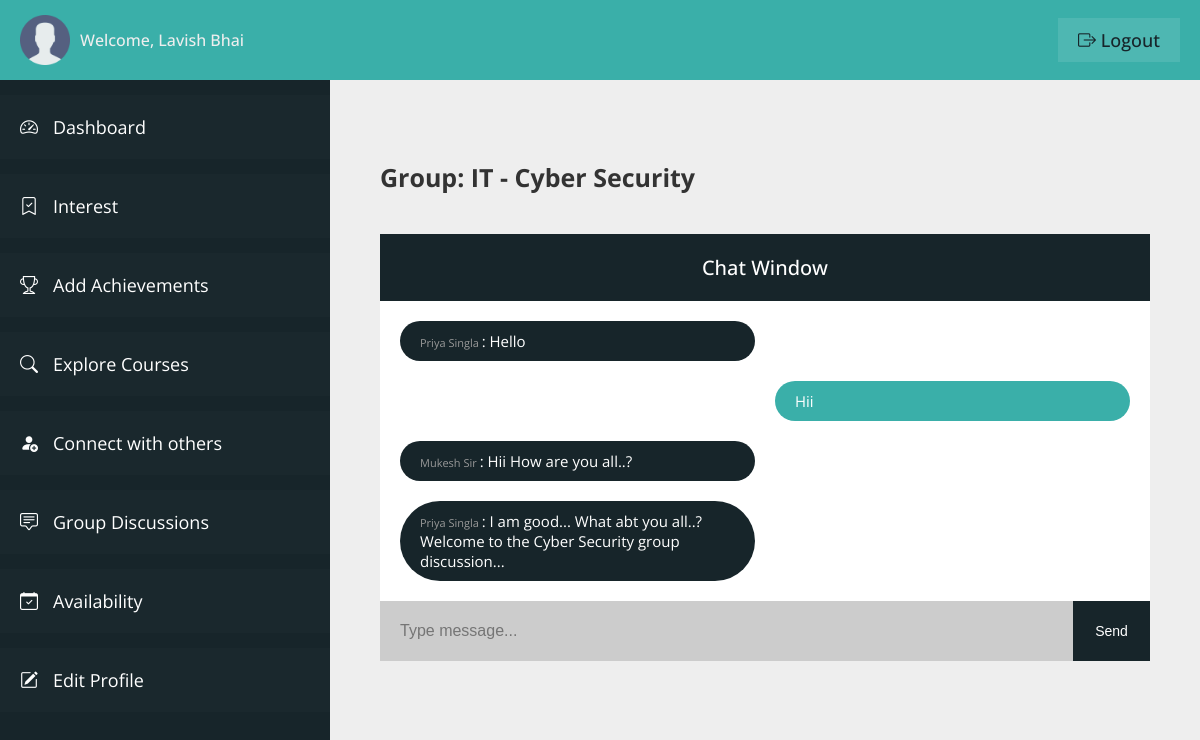
Page /student/group-discussion-window.php?gid=7&gf=IT&gd=Cyber Security (signed in) on the committed database.
### tables this page shows
CREATE TABLE `user_table` (
  `user_id` int(11) NOT NULL,
  `user_firstname` varchar(100) NOT NULL,
  `user_lastname` varchar(100) NOT NULL,
  `user_type` varchar(20) NOT NULL,
  `user_email` varchar(100) NOT NULL,
  `user_phone` varchar(10) NOT NULL,
  `user_password` varchar(100) NOT NULL,
  `user_createdon` datetime NOT NULL DEFAULT current_timestamp()
);

CREATE TABLE `group_chat` (
  `chat_id` int(11) NOT NULL,
  `group_id` int(11) NOT NULL,
  `message_from` int(11) NOT NULL,
  `message` varchar(1000) NOT NULL,
  `message_on` datetime NOT NULL DEFAULT current_timestamp()
);

### student/group-discussion-window.php (the view, shortened to what this page needs)
<?php
include "connection.php";
?>
<!DOCTYPE html>
<html lang="en">
<head>
    <link rel="stylesheet" href="css/style-dashboard.css">
    <link rel="stylesheet" href="https://cdn.jsdelivr.net/npm/bootstrap-icons@1.11.0/font/bootstrap-icons.css">
</head>
<body>
    <div class="container">
        <header class="header">
            <div class="header__left">
                <img src="img/user.png" class="user__header-user" alt="user">
                <span class="header__user-name">Welcome,
                    <?php
                    $q = "SELECT * FROM user_table WHERE user_id = '" . $_SESSION['userIdVce'] . "'";
                    $r = mysqli_query($con, $q);
                    if (mysqli_num_rows($r) > 0) {
                        $row = mysqli_fetch_array($r);
                        echo $row['user_firstname'] . ' ' . $row['user_lastname'];
                    }
                    ?>
                </span>
            </div>
            <div class="header__right">
                <a href="logout.php" class="header__user-logout"><i class="bi bi-box-arrow-right"></i> logout</a>
            </div>
        </header>
        <section class="sidebar">
            <ul class="sidebar__items">
                <a href="dashboard.php" class="sidebar__item-link">
                    <li class="sidebar__item">
                        <i class="bi bi-speedometer2"></i>
                        <span>Dashboard</span>
                    </li>
                </a>
                <a href="user-interest.php" class="sidebar__item-link">
                    <li class="sidebar__item">
                        <i class="bi bi-bookmark-check"></i>
                        <span>Interest</span>
                    </li>
                </a>
                <a href="user-achievements.php" class="sidebar__item-link">
                    <li class="sidebar__item">
                        <i class="bi bi-trophy"></i>
                        <span>Add Achievements</span>
                    </li>
                </a>
                <a href="explore-courses.php" class="sidebar__item-link">
                    <li class="sidebar__item">
                        <i class="bi bi-search"></i>
                        <span>Explore Courses</span>
                    </li>
                </a>
                <a href="connect.php" class="sidebar__item-link">
                    <li class="sidebar__item">
                        <i class="bi bi-person-fill-add"></i>
                        <span>Connect with others</span>
                    </li>
                </a>
                <a href="group-discussions.php" class="sidebar__item-link">
                    <li class="sidebar__item">
                        <i class="bi bi-chat-square-text"></i>
                        <span>Group Discussions</span>
                    </li>
                </a>
                <a href="user-availability.php" class="sidebar__item-link">
                    <li class="sidebar__item">
                        <i class="bi bi-calendar-check"></i>
                        <span>Availability</span>
                    </li>
                </a>
                <a href="profile.php" class="sidebar__item-link">
                    <li class="sidebar__item">
                        <i class="bi bi-pencil-square"></i>
                        <span>Edit Profile</span>
                    </li>
                </a>
            </ul>
        </section>
        <main class="main__content">
            <h3 class="user__name-chat">
                Group: <?php
                        echo $_GET['gf'] . " - " . $_GET['gd']; ?>
            </h3>
            <h4 class="user__chat-window">Chat Window</h4>
            <div class="user__chat-container">
                <div class="user__chat-area">
                    <?php
                    $qM = "SELECT * FROM `group_chat` WHERE group_id = '" . $_GET['gid'] . "'";
                    $rM = mysqli_query($con, $qM);
                    if (mysqli_num_rows($rM) > 0) {
                        while ($rowM = mysqli_fetch_array($rM)) {
                            if ($rowM['message_from'] == $_SESSION['userIdVce']) { ?>
                                <p></p>
                                <p class="user__chat-msg-sent">
                                    <?php echo $rowM['message']; ?>
                                </p>
                            <?php } else { ?>
                                <?php
                                $selectU = "SELECT * FROM `user_table` WHERE `user_id` = '" . $rowM['message_from'] . "'";
                                $queryU = mysqli_query($con, $selectU);
                                if (mysqli_num_rows($queryU) > 0) {
                                    while ($rowU = mysqli_fetch_array($queryU)) { ?>
                                        <p class="user__chat-msg-recieve">
                                            <a class="group__chat-user-link" href="connect-profile.php?profile=<?php echo $rowU['user_id'] ?>&fname=<?php echo $rowU['user_firstname']; ?>&lname=<?php echo $rowU['user_lastname']; ?>">
                                                <?php echo $rowU['user_firstname'] . " " . $rowU['user_lastname']; ?>
                                            </a>:
                                            <?php echo $rowM['message']; ?>
                                        </p>
                                        <p></p>
                                <?php }
                                }
                                ?>
                        <?php }
                        }
                    } else { ?>
                        <span>Start messaging...</span>
                    <?php }
                    ?>
                </div>
                <form action="<?php echo htmlspecialchars($_SERVER['REQUEST_URI']) ?>" method="post" class="user__chat-typing">
                    <input class="user_chat-input" type="text" placeholder="Type message..." name="u_msg" autocomplete="off">
                    <input type="submit" class="user__chat-btn" value="Send" name="msg_sent">
                </form>
            </div>
        </main>
    </div>
</body>
</html>

### student/css/style-dashboard.css (style rules this page uses)
:root { --color-primary: #3aafa9; --color-primary-dark: #2b7a78; --color-primary-light: #def2f1; --color-secondary: #17252a; --color-secondary-dark: #101a1d; --color-secondary-light: #377084; --color-grey-light-1: #999; --color-grey-light-2: #ccc; --color-grey-light-3: #eee; --color-grey-dark-1: #242424; --color-grey-dark-2: #333; --color-grey-dark-3: #474747; --color-white: #fff; --font-default: "Open Sans", sans-serif; }
*, *::before, *::after { margin: 0; padding: 0; box-sizing: inherit; }
html { font-size: 62.5%; box-sizing: border-box; }
body { color: var(--color-grey-dark-2); font-family: var(--font-default); }
.container { height: 100vh; display: grid; grid-template-columns: 33rem 1fr; grid-template-rows: 8rem calc(100vh - 8rem); }
.header { grid-column: 1 / -1; background-color: var(--color-primary); display: flex; align-items: center; justify-content: space-between; padding: 0 2rem; }
.header__left { display: flex; align-items: center; gap: 1rem; }
.user__header-user { width: 5rem; }
.header__user-name { font-size: 1.6rem; color: var(--color-grey-light-3); font-weight: 500; }
.header__user-logout:link, .header__user-logout:visited { font-size: 1.8rem; color: var(--color-secondary); background-color: rgba(255, 255, 255, 0.1); text-decoration: none; text-transform: capitalize; font-weight: 500; padding: 1rem 2rem; transition: all 0.2s; }
.sidebar { background-color: var(--color-secondary); overflow-y: scroll; padding-top: 1.5rem; scroll-behavior: smooth; }
.sidebar__item { padding: 2rem; background-color: rgba(255, 255, 255, 0.01); margin-bottom: 1.5rem; display: flex; gap: 1.5rem; transition: all 0.2s; }
.sidebar__item-link:link, .sidebar__item-link:visited { color: var(--color-white); text-decoration: none; font-size: 1.8rem; }
.main__content { background-color: var(--color-grey-light-3); padding: 8rem 5rem; overflow-y: scroll; scroll-behavior: smooth; }
.user__name-chat { margin-right: 2rem; margin-bottom: 4rem; font-size: 2.5rem; }
.user__chat-container { display: grid; grid-template-columns: 1fr; grid-template-rows: 1fr 6rem; height: 45vh; overflow-y: scroll; background-color: var(--color-white); scroll-behavior: smooth; }
.user__chat-window { background-color: var(--color-secondary); color: var(--color-white); max-height: 7rem; font-size: 2rem; font-weight: 500; text-align: center; padding: 2rem; }
.user__chat-area { padding: 2rem; display: grid; grid-template-columns: 1fr 1fr; grid-auto-rows: max-content; grid-row-gap: 2rem; grid-column-gap: 2rem; }
.user__chat-msg-sent { background-color: var(--color-primary); color: var(--color-white); padding: 1rem 2rem; border-radius: 100px; font-size: 1.5rem; }
.user__chat-msg-recieve { background-color: var(--color-secondary); color: var(--color-white); padding: 1rem 2rem; border-radius: 100px; font-size: 1.5rem; }
.user__chat-typing { display: grid; grid-template-columns: 0.9fr 0.1fr; }
.user_chat-input { font-size: 1.6rem; outline: none; padding: 0 2rem; border: none; background-color: var(--color-grey-light-2); }
.user__chat-btn { background-color: var(--color-secondary); color: var(--color-white); cursor: pointer; border: none; font-size: 1.4rem; font-weight: 500; }
.group__chat-user-link { color: var(--color-grey-light-1); text-decoration: none; font-size: 1.1rem; }

### rows in the picture
user_table: user_firstname "Lavish", user_lastname "Bhai"
group_chat: message "Hello"
user_table: user_firstname "Priya", user_lastname "Singla"
group_chat: message "Hii"
group_chat: message "Hii How are you all..?"
user_table: user_firstname "Mukesh", user_lastname "Sir"
group_chat: message "I am good... What abt you all..? Welcome to the Cyber Security group discussion..."

### other values in the picture
$_GET['gf'] "IT"
$_GET['gd'] "Cyber Security"
